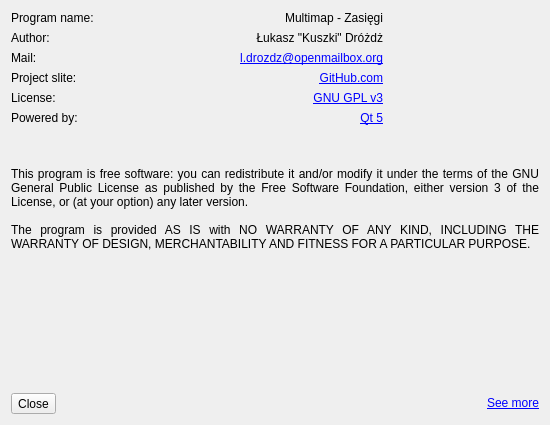
<?xml version="1.0" encoding="UTF-8"?>
<ui version="4.0">
 <class>AboutDialog</class>
 <widget class="QDialog" name="AboutDialog">
  <property name="geometry">
   <rect>
    <x>0</x>
    <y>0</y>
    <width>550</width>
    <height>425</height>
   </rect>
  </property>
  <property name="minimumSize">
   <size>
    <width>550</width>
    <height>425</height>
   </size>
  </property>
  <property name="windowTitle">
   <string>About</string>
  </property>
  <property name="windowIcon">
   <iconset theme="help-about">
    <normaloff>.</normaloff>.</iconset>
  </property>
  <layout class="QGridLayout" name="gridLayout">
   <item row="3" column="0">
    <widget class="QToolButton" name="Close">
     <property name="sizePolicy">
      <sizepolicy hsizetype="Fixed" vsizetype="Preferred">
       <horstretch>0</horstretch>
       <verstretch>0</verstretch>
      </sizepolicy>
     </property>
     <property name="text">
      <string>Close</string>
     </property>
     <property name="icon">
      <iconset theme="application-exit">
       <normaloff>.</normaloff>.</iconset>
     </property>
    </widget>
   </item>
   <item row="0" column="3">
    <widget class="QLabel" name="labelLogo">
     <property name="sizePolicy">
      <sizepolicy hsizetype="Fixed" vsizetype="Fixed">
       <horstretch>0</horstretch>
       <verstretch>0</verstretch>
      </sizepolicy>
     </property>
     <property name="minimumSize">
      <size>
       <width>150</width>
       <height>150</height>
      </size>
     </property>
     <property name="maximumSize">
      <size>
       <width>150</width>
       <height>150</height>
      </size>
     </property>
     <property name="pixmap">
      <pixmap resource="resources.qrc">:/icon/logo</pixmap>
     </property>
     <property name="scaledContents">
      <bool>true</bool>
     </property>
    </widget>
   </item>
   <item row="0" column="0" colspan="3">
    <layout class="QFormLayout" name="infoLayout">
     <item row="0" column="0">
      <widget class="QLabel" name="labelName">
       <property name="text">
        <string>Program name:</string>
       </property>
      </widget>
     </item>
     <item row="0" column="1">
      <widget class="QLabel" name="Name">
       <property name="text">
        <string notr="true">Multimap - Zasięgi</string>
       </property>
       <property name="alignment">
        <set>Qt::AlignRight|Qt::AlignTrailing|Qt::AlignVCenter</set>
       </property>
      </widget>
     </item>
     <item row="1" column="0">
      <widget class="QLabel" name="labelAuthor">
       <property name="text">
        <string>Author:</string>
       </property>
      </widget>
     </item>
     <item row="1" column="1">
      <widget class="QLabel" name="Author">
       <property name="text">
        <string notr="true">Łukasz &quot;Kuszki&quot; Dróżdż</string>
       </property>
       <property name="alignment">
        <set>Qt::AlignRight|Qt::AlignTrailing|Qt::AlignVCenter</set>
       </property>
      </widget>
     </item>
     <item row="2" column="0">
      <widget class="QLabel" name="labelMail">
       <property name="text">
        <string>Mail:</string>
       </property>
      </widget>
     </item>
     <item row="2" column="1">
      <widget class="QLabel" name="Mail">
       <property name="text">
        <string notr="true">&lt;a href=&quot;l.drozdz@openmailbox.org&quot;&gt;l.drozdz@openmailbox.org&lt;/a&gt;</string>
       </property>
       <property name="alignment">
        <set>Qt::AlignRight|Qt::AlignTrailing|Qt::AlignVCenter</set>
       </property>
       <property name="openExternalLinks">
        <bool>true</bool>
       </property>
      </widget>
     </item>
     <item row="3" column="0">
      <widget class="QLabel" name="labelSlite">
       <property name="text">
        <string>Project slite:</string>
       </property>
      </widget>
     </item>
     <item row="3" column="1">
      <widget class="QLabel" name="Slite">
       <property name="text">
        <string notr="true">&lt;a href=&quot;https://github.com/Kuszki/Multimap-Zasiegi&quot;&gt;GitHub.com&lt;/a&gt;</string>
       </property>
       <property name="alignment">
        <set>Qt::AlignRight|Qt::AlignTrailing|Qt::AlignVCenter</set>
       </property>
       <property name="openExternalLinks">
        <bool>true</bool>
       </property>
      </widget>
     </item>
     <item row="4" column="0">
      <widget class="QLabel" name="labelLicense">
       <property name="text">
        <string>License:</string>
       </property>
      </widget>
     </item>
     <item row="4" column="1">
      <widget class="QLabel" name="License">
       <property name="text">
        <string notr="true">&lt;a href=&quot;http://www.gnu.org/licenses/gpl-3.0.en.html&quot;&gt;GNU GPL v3&lt;/a&gt;</string>
       </property>
       <property name="alignment">
        <set>Qt::AlignRight|Qt::AlignTrailing|Qt::AlignVCenter</set>
       </property>
       <property name="openExternalLinks">
        <bool>true</bool>
       </property>
      </widget>
     </item>
     <item row="5" column="0">
      <widget class="QLabel" name="labelPowered">
       <property name="text">
        <string>Powered by:</string>
       </property>
      </widget>
     </item>
     <item row="5" column="1">
      <widget class="QLabel" name="Powered">
       <property name="text">
        <string notr="true">&lt;a href=&quot;http://www.qt.io/&quot;&gt;Qt 5&lt;/a&gt;</string>
       </property>
       <property name="alignment">
        <set>Qt::AlignRight|Qt::AlignTrailing|Qt::AlignVCenter</set>
       </property>
       <property name="openExternalLinks">
        <bool>true</bool>
       </property>
      </widget>
     </item>
    </layout>
   </item>
   <item row="1" column="0" colspan="4">
    <widget class="QLabel" name="Info">
     <property name="text">
      <string>This program is free software: you can redistribute it and/or modify it under the terms of the GNU General Public License as published by the Free Software Foundation, either version 3 of the License, or (at your option) any later version.

The program is provided AS IS with NO WARRANTY OF ANY KIND, INCLUDING THE WARRANTY OF DESIGN, MERCHANTABILITY AND FITNESS FOR A PARTICULAR PURPOSE.</string>
     </property>
     <property name="alignment">
      <set>Qt::AlignJustify|Qt::AlignVCenter</set>
     </property>
     <property name="wordWrap">
      <bool>true</bool>
     </property>
    </widget>
   </item>
   <item row="3" column="1" colspan="3">
    <widget class="QLabel" name="More">
     <property name="text">
      <string>&lt;a href=&quot;http://www.fsf.org/&quot;&gt;See more&lt;/a&gt;</string>
     </property>
     <property name="alignment">
      <set>Qt::AlignRight|Qt::AlignTrailing|Qt::AlignVCenter</set>
     </property>
     <property name="openExternalLinks">
      <bool>true</bool>
     </property>
    </widget>
   </item>
   <item row="2" column="0" colspan="4">
    <spacer name="verticalSpacer">
     <property name="orientation">
      <enum>Qt::Vertical</enum>
     </property>
     <property name="sizeHint" stdset="0">
      <size>
       <width>0</width>
       <height>0</height>
      </size>
     </property>
    </spacer>
   </item>
  </layout>
 </widget>
 <tabstops>
  <tabstop>Close</tabstop>
 </tabstops>
 <resources>
  <include location="resources.qrc"/>
 </resources>
 <connections>
  <connection>
   <sender>Close</sender>
   <signal>clicked()</signal>
   <receiver>AboutDialog</receiver>
   <slot>reject()</slot>
   <hints>
    <hint type="sourcelabel">
     <x>46</x>
     <y>374</y>
    </hint>
    <hint type="destinationlabel">
     <x>46</x>
     <y>580</y>
    </hint>
   </hints>
  </connection>
 </connections>
</ui>
